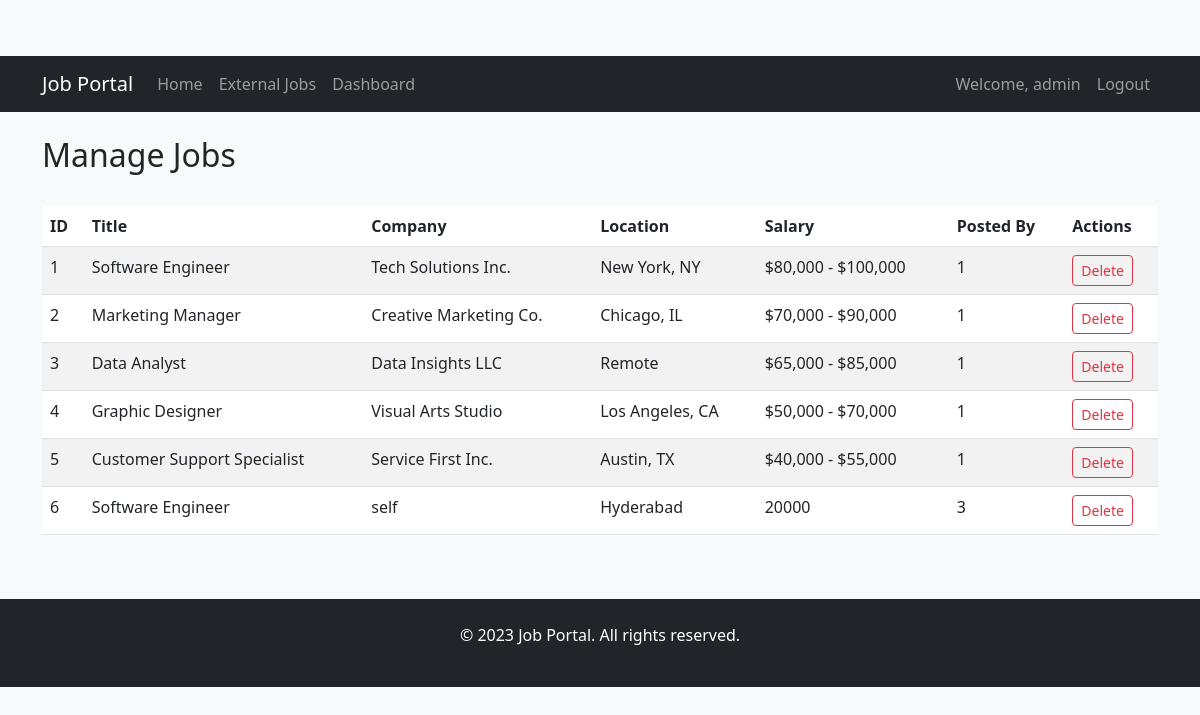
Screenshot of /admin/jobs (signed in) with the database file from the repository.
### app.py (models this page shows, shortened)
class Job(db.Model):
    id = db.Column(db.Integer, primary_key=True)
    title = db.Column(db.String(200), nullable=False)
    description = db.Column(db.Text, nullable=False)
    salary = db.Column(db.String(50), nullable=False)
    location = db.Column(db.String(100), nullable=False)
    category = db.Column(db.String(100), nullable=False)
    company = db.Column(db.String(100), nullable=False)
    posted_by = db.Column(db.Integer, db.ForeignKey('user.id'), nullable=False)
    is_external = db.Column(db.Boolean, default=False)
    external_id = db.Column(db.String(100), nullable=True)
    external_url = db.Column(db.String(200), nullable=True)
    posted_date = db.Column(db.DateTime, server_default=db.func.now())

### app.py (the view)
@app.route('/admin/jobs')
@admin_required
def admin_jobs():
    jobs = Job.query.all()
    return render_template('admin/jobs.html', jobs=jobs)

### app.py (called while the page is built)
def admin_required(f):
    @wraps(f)
    def decorated_function(*args, **kwargs):
        if 'user_id' not in session:
            flash('Please log in to access this page.', 'danger')
            return redirect(url_for('login'))
        user = User.query.get(session['user_id'])
        if user.role != 'admin':
            flash('You do not have permission to access this page.', 'danger')
            return redirect(url_for('index'))
        return f(*args, **kwargs)
    return decorated_function

### templates/admin/jobs.html (shortened to what this page needs)
{% extends "base.html" %}
{% block content %}
<div class="d-flex justify-content-between align-items-center mb-4">
    <h2>Manage Jobs</h2>
</div>
<div class="table-responsive">
    <table class="table table-striped">
        <thead>
            <tr>
                <th>ID</th>
                <th>Title</th>
                <th>Company</th>
                <th>Location</th>
                <th>Salary</th>
                <th>Posted By</th>
                <th>Actions</th>
            </tr>
        </thead>
        <tbody>
            {% for job in jobs %}
                <tr>
                    <td>{{ job.id }}</td>
                    <td>{{ job.title }}</td>
                    <td>{{ job.company }}</td>
                    <td>{{ job.location }}</td>
                    <td>{{ job.salary }}</td>
                    <td>{{ job.posted_by }}</td>
                    <td>
                        <a href="#" class="btn btn-sm btn-outline-danger">Delete</a>
                    </td>
                </tr>
            {% endfor %}
        </tbody>
    </table>
</div>
{% endblock %}

### static/css/style.css (style rules this page uses)
body { padding-top: 56px; background-color: #f8f9fa; }

### rows the page displays
Job: id "1", title "Software Engineer", company "Tech Solutions Inc.", location "New York, NY", salary "$80,000 - $100,000", posted_by "1"
Job: id "2", title "Marketing Manager", company "Creative Marketing Co.", location "Chicago, IL", salary "$70,000 - $90,000", posted_by "1"
Job: id "3", title "Data Analyst", company "Data Insights LLC", location "Remote", salary "$65,000 - $85,000", posted_by "1"
Job: id "4", title "Graphic Designer", company "Visual Arts Studio", location "Los Angeles, CA", salary "$50,000 - $70,000", posted_by "1"
Job: id "5", title "Customer Support Specialist", company "Service First Inc.", location "Austin, TX", salary "$40,000 - $55,000", posted_by "1"
Job: id "6", title "Software Engineer", company "self", location "Hyderabad", salary "20000", posted_by "3"

### other values shown
{{ session['username'] }} "admin"
